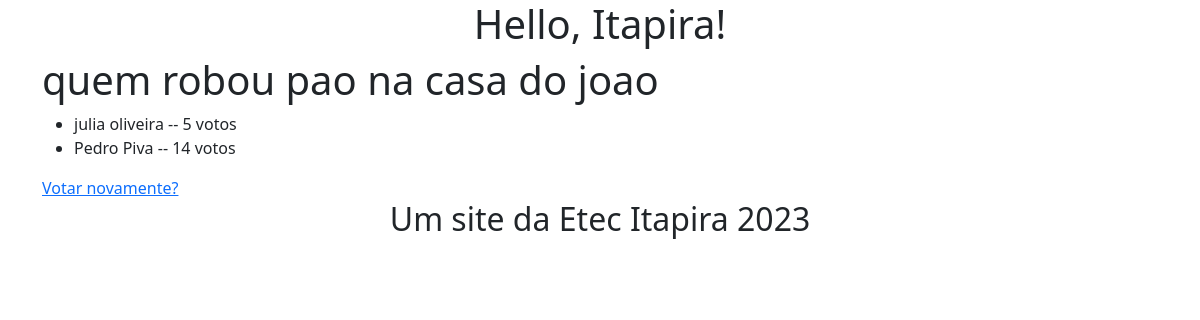
/enquete/3/resultados/, run on an earlier commit of the app's database.
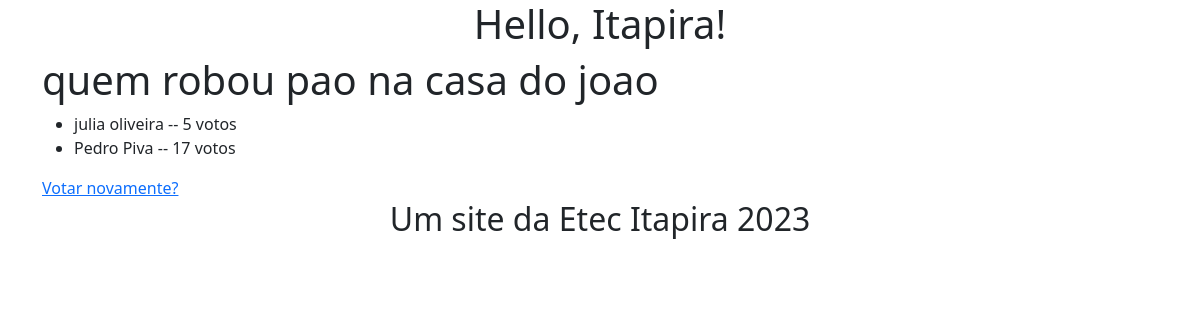
And on a later commit of the database.
### enquete/models.py (models this page shows, shortened)
class Resposta(models.Model):
    questao = models.ForeignKey(Questao, on_delete=models.CASCADE)
    resposta = models.CharField(max_length=200)
    votos = models.IntegerField(default=0)

### enquete/views.py (the view)
# urls.py: path("<int:pk>/resultados/", views.ResultadosView.as_view(), name="resultados"),
class ResultadosView(generic.DetailView):
    model = Questao
    template_name = 'enquete/resultado.html'

### enquete/templates/enquete/resultado.html
{% extends "enquete/base.html" %}
{% block content %}
<h1>{{ questao.pergunta }}</h1>
<ul>
{% for respostas in questao.resposta_set.all %}
    <li>{{ respostas.resposta }} -- {{ respostas.votos }} voto{{ respostas.votos|pluralize }}</li>
{% endfor %}
</ul>
<a href="{% url 'detalhe' questao.id %}">Votar novamente?</a>
{% endblock %}

What changed in the data, as far as the page shows it:
changed Resposta "Pedro Piva": votos "14" → "17"
